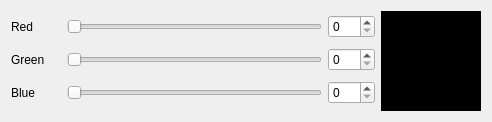
<?xml version="1.0" encoding="UTF-8"?>
<ui version="4.0">
 <class>colorchooser</class>
 <widget class="QWidget" name="colorchooser">
  <property name="geometry">
   <rect>
    <x>0</x>
    <y>0</y>
    <width>489</width>
    <height>122</height>
   </rect>
  </property>
  <property name="windowTitle">
   <string>Form</string>
  </property>
  <layout class="QHBoxLayout" name="horizontalLayout">
   <property name="sizeConstraint">
    <enum>QLayout::SetFixedSize</enum>
   </property>
   <item>
    <layout class="QVBoxLayout" name="verticalLayout">
     <item>
      <layout class="QHBoxLayout" name="horizontalLayout_Red">
       <item>
        <widget class="QLabel" name="label_red">
         <property name="minimumSize">
          <size>
           <width>50</width>
           <height>0</height>
          </size>
         </property>
         <property name="text">
          <string>Red</string>
         </property>
        </widget>
       </item>
       <item>
        <widget class="QSlider" name="horizontalSlider_red">
         <property name="minimumSize">
          <size>
           <width>255</width>
           <height>0</height>
          </size>
         </property>
         <property name="maximum">
          <number>255</number>
         </property>
         <property name="orientation">
          <enum>Qt::Horizontal</enum>
         </property>
        </widget>
       </item>
       <item>
        <widget class="QSpinBox" name="spinBox_red">
         <property name="maximum">
          <number>255</number>
         </property>
        </widget>
       </item>
      </layout>
     </item>
     <item>
      <layout class="QHBoxLayout" name="horizontalLayout_Green">
       <item>
        <widget class="QLabel" name="label_Green">
         <property name="minimumSize">
          <size>
           <width>50</width>
           <height>0</height>
          </size>
         </property>
         <property name="text">
          <string>Green</string>
         </property>
        </widget>
       </item>
       <item>
        <widget class="QSlider" name="horizontalSlider_Green">
         <property name="minimumSize">
          <size>
           <width>255</width>
           <height>0</height>
          </size>
         </property>
         <property name="maximum">
          <number>255</number>
         </property>
         <property name="orientation">
          <enum>Qt::Horizontal</enum>
         </property>
        </widget>
       </item>
       <item>
        <widget class="QSpinBox" name="spinBox_Green">
         <property name="maximum">
          <number>255</number>
         </property>
        </widget>
       </item>
      </layout>
     </item>
     <item>
      <layout class="QHBoxLayout" name="horizontalLayout_Blue">
       <item>
        <widget class="QLabel" name="label_Blue">
         <property name="minimumSize">
          <size>
           <width>50</width>
           <height>0</height>
          </size>
         </property>
         <property name="text">
          <string>Blue</string>
         </property>
        </widget>
       </item>
       <item>
        <widget class="QSlider" name="horizontalSlider_Blue">
         <property name="minimumSize">
          <size>
           <width>255</width>
           <height>0</height>
          </size>
         </property>
         <property name="maximum">
          <number>255</number>
         </property>
         <property name="orientation">
          <enum>Qt::Horizontal</enum>
         </property>
        </widget>
       </item>
       <item>
        <widget class="QSpinBox" name="spinBox_Blue">
         <property name="maximum">
          <number>255</number>
         </property>
        </widget>
       </item>
      </layout>
     </item>
    </layout>
   </item>
   <item>
    <widget class="QLabel" name="label_color">
     <property name="minimumSize">
      <size>
       <width>100</width>
       <height>100</height>
      </size>
     </property>
     <property name="styleSheet">
      <string notr="true">background-color: rgb(0, 0, 0);</string>
     </property>
     <property name="text">
      <string/>
     </property>
    </widget>
   </item>
  </layout>
 </widget>
 <resources/>
 <connections>
  <connection>
   <sender>horizontalSlider_red</sender>
   <signal>valueChanged(int)</signal>
   <receiver>spinBox_red</receiver>
   <slot>setValue(int)</slot>
   <hints>
    <hint type="sourcelabel">
     <x>218</x>
     <y>19</y>
    </hint>
    <hint type="destinationlabel">
     <x>366</x>
     <y>25</y>
    </hint>
   </hints>
  </connection>
  <connection>
   <sender>horizontalSlider_Green</sender>
   <signal>valueChanged(int)</signal>
   <receiver>spinBox_Green</receiver>
   <slot>setValue(int)</slot>
   <hints>
    <hint type="sourcelabel">
     <x>237</x>
     <y>62</y>
    </hint>
    <hint type="destinationlabel">
     <x>357</x>
     <y>65</y>
    </hint>
   </hints>
  </connection>
  <connection>
   <sender>horizontalSlider_Blue</sender>
   <signal>valueChanged(int)</signal>
   <receiver>spinBox_Blue</receiver>
   <slot>setValue(int)</slot>
   <hints>
    <hint type="sourcelabel">
     <x>241</x>
     <y>91</y>
    </hint>
    <hint type="destinationlabel">
     <x>340</x>
     <y>103</y>
    </hint>
   </hints>
  </connection>
  <connection>
   <sender>spinBox_red</sender>
   <signal>valueChanged(int)</signal>
   <receiver>horizontalSlider_red</receiver>
   <slot>setValue(int)</slot>
   <hints>
    <hint type="sourcelabel">
     <x>331</x>
     <y>11</y>
    </hint>
    <hint type="destinationlabel">
     <x>128</x>
     <y>21</y>
    </hint>
   </hints>
  </connection>
  <connection>
   <sender>spinBox_Green</sender>
   <signal>valueChanged(int)</signal>
   <receiver>horizontalSlider_Green</receiver>
   <slot>setValue(int)</slot>
   <hints>
    <hint type="sourcelabel">
     <x>342</x>
     <y>53</y>
    </hint>
    <hint type="destinationlabel">
     <x>156</x>
     <y>65</y>
    </hint>
   </hints>
  </connection>
  <connection>
   <sender>spinBox_Blue</sender>
   <signal>valueChanged(int)</signal>
   <receiver>horizontalSlider_Blue</receiver>
   <slot>setValue(int)</slot>
   <hints>
    <hint type="sourcelabel">
     <x>333</x>
     <y>96</y>
    </hint>
    <hint type="destinationlabel">
     <x>162</x>
     <y>103</y>
    </hint>
   </hints>
  </connection>
 </connections>
</ui>
